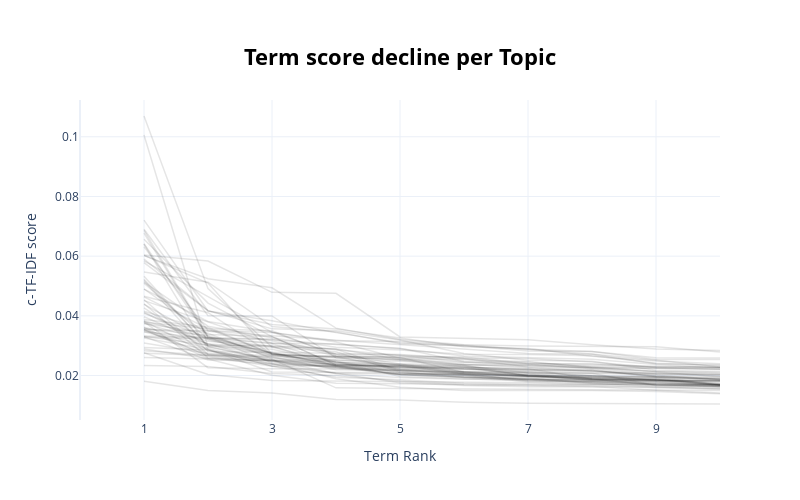

Notebook cell for this chart:
### Code cell
topic_model.visualize_term_rank()

### Figure 1 — Plotly figure (JSON) as saved in the notebook; plotly's stock layout.template omitted (floating-point values rounded to 4 significant figures)
{"data": [{"hovertext": "<b>Topic -1</b>:nervousness_fortyfive_tylenol_she_", "line": {"color": "black", "width": 1.5}, "mode": "lines+lines", "name": "", "opacity": 0.1, "type": "scatter", "x": [1, 2, 3, 4, 5, 6, 7, 8, 9, 10], "y": [0.01809, 0.01497, 0.01411, 0.01197, 0.0118, 0.01105, 0.01072, 0.0106, 0.0105, 0.01046]}, {"hovertext": "<b>Topic 0</b>:pain_tums_motrin_back_epigastric_on", "line": {"color": "black", "width": 1.5}, "mode": "lines+lines", "name": "", "opacity": 0.1, "type": "scatter", "x": [1, 2, 3, 4, 5, 6, 7, 8, 9, 10], "y": [0.02763, 0.02038, 0.01834, 0.01816, 0.01805, 0.01764, 0.01762, 0.01712, 0.0171, 0.01672]}, {"hovertext": "<b>Topic 1</b>:twentysix_palpitations_episodes_ago", "line": {"color": "black", "width": 1.5}, "mode": "lines+lines", "name": "", "opacity": 0.1, "type": "scatter", "x": [1, 2, 3, 4, 5, 6, 7, 8, 9, 10], "y": [0.02334, 0.02307, 0.02069, 0.02002, 0.01821, 0.01695, 0.01663, 0.01632, 0.01506, 0.01414]}, {"hovertext": "<b>Topic 2</b>:periods_six_months_cancer_every_hea", "line": {"color": "black", "width": 1.5}, "mode": "lines+lines", "name": "", "opacity": 0.1, "type": "scatter", "x": [1, 2, 3, 4, 5, 6, 7, 8, 9, 10], "y": [0.03471, 0.03247, 0.02769, 0.02329, 0.02181, 0.02066, 0.0196, 0.01884, 0.01821, 0.01812]}, {"hovertext": "<b>Topic 3</b>:son_sixtyseven_htn_sleeping_ambien_", "line": {"color": "black", "width": 1.5}, "mode": "lines+lines", "name": "", "opacity": 0.1, "type": "scatter", "x": [1, 2, 3, 4, 5, 6, 7, 8, 9, 10], "y": [0.03525, 0.02682, 0.02523, 0.02359, 0.02317, 0.02137, 0.02129, 0.01989, 0.0194, 0.01868]}, {"hovertext": "<b>Topic 4</b>:periods_fortyfour_irregular_vaginal", "line": {"color": "black", "width": 1.5}, "mode": "lines+lines", "name": "", "opacity": 0.1, "type": "scatter", "x": [1, 2, 3, 4, 5, 6, 7, 8, 9, 10], "y": [0.03327, 0.03275, 0.03093, 0.02861, 0.02671, 0.02456, 0.02342, 0.02257, 0.02144, 0.02102]}, {"hovertext": "<b>Topic 5</b>:he_mr_hamilton_pain_tums_motrin_bac", "line": {"color": "black", "width": 1.5}, "mode": "lines+lines", "name": "", "opacity": 0.1, "type": "scatter", "x": [1, 2, 3, 4, 5, 6, 7, 8, 9, 10], "y": [0.03318, 0.03014, 0.02994, 0.02878, 0.02163, 0.02027, 0.01857, 0.01766, 0.0172, 0.01711]}, {"hovertext": "<b>Topic 6</b>:headache_yesterday_bending_head_dul", "line": {"color": "black", "width": 1.5}, "mode": "lines+lines", "name": "", "opacity": 0.1, "type": "scatter", "x": [1, 2, 3, 4, 5, 6, 7, 8, 9, 10], "y": [0.03255, 0.02875, 0.02117, 0.02113, 0.02094, 0.01965, 0.01914, 0.01737, 0.01679, 0.01621]}, {"hovertext": "<b>Topic 7</b>:whelan_episodes_palpitations_ms_twe", "line": {"color": "black", "width": 1.5}, "mode": "lines+lines", "name": "", "opacity": 0.1, "type": "scatter", "x": [1, 2, 3, 4, 5, 6, 7, 8, 9, 10], "y": [0.03303, 0.02523, 0.02516, 0.02381, 0.0228, 0.0226, 0.02008, 0.01901, 0.01839, 0.01678]}, {"hovertext": "<b>Topic 8</b>:madden_headache_yesterday_she_migra", "line": {"color": "black", "width": 1.5}, "mode": "lines+lines", "name": "", "opacity": 0.1, "type": "scatter", "x": [1, 2, 3, 4, 5, 6, 7, 8, 9, 10], "y": [0.03881, 0.03619, 0.02713, 0.02295, 0.02286, 0.02086, 0.0202, 0.01964, 0.01948, 0.01909]}, {"hovertext": "<b>Topic 9</b>:chad_he_hamilton_pain_tums_motrin_b", "line": {"color": "black", "width": 1.5}, "mode": "lines+lines", "name": "", "opacity": 0.1, "type": "scatter", "x": [1, 2, 3, 4, 5, 6, 7, 8, 9, 10], "y": [0.03972, 0.03053, 0.02949, 0.02794, 0.02121, 0.01935, 0.01847, 0.01774, 0.01737, 0.01697]}, {"hovertext": "<b>Topic 10</b>:seventeen_heart_adderall_thyroid_f", "line": {"color": "black", "width": 1.5}, "mode": "lines+lines", "name": "", "opacity": 0.1, "type": "scatter", "x": [1, 2, 3, 4, 5, 6, 7, 8, 9, 10], "y": [0.02747, 0.02669, 0.02636, 0.02526, 0.02372, 0.02228, 0.02142, 0.02094, 0.02087, 0.02021]}, {"hovertext": "<b>Topic 11</b>:moore_nervousness_fortyfive_she_pr", "line": {"color": "black", "width": 1.5}, "mode": "lines+lines", "name": "", "opacity": 0.1, "type": "scatter", "x": [1, 2, 3, 4, 5, 6, 7, 8, 9, 10], "y": [0.03745, 0.03416, 0.02566, 0.02485, 0.02085, 0.02015, 0.01887, 0.01797, 0.01748, 0.01636]}, {"hovertext": "<b>Topic 12</b>:wicks_son_she_sixtyseven_ambien_ht", "line": {"color": "black", "width": 1.5}, "mode": "lines+lines", "name": "", "opacity": 0.1, "type": "scatter", "x": [1, 2, 3, 4, 5, 6, 7, 8, 9, 10], "y": [0.03785, 0.03565, 0.02731, 0.0264, 0.02633, 0.02624, 0.02403, 0.02393, 0.02267, 0.02213]}, {"hovertext": "<b>Topic 13</b>:edie_whelan_palpitations_episodes_", "line": {"color": "black", "width": 1.5}, "mode": "lines+lines", "name": "", "opacity": 0.1, "type": "scatter", "x": [1, 2, 3, 4, 5, 6, 7, 8, 9, 10], "y": [0.04382, 0.0319, 0.02762, 0.02337, 0.02327, 0.02044, 0.02038, 0.01832, 0.01781, 0.01687]}, {"hovertext": "<b>Topic 14</b>:asthma_albuterol_deep_inhaler_shar", "line": {"color": "black", "width": 1.5}, "mode": "lines+lines", "name": "", "opacity": 0.1, "type": "scatter", "x": [1, 2, 3, 4, 5, 6, 7, 8, 9, 10], "y": [0.05844, 0.04652, 0.03447, 0.03169, 0.03137, 0.03026, 0.0287, 0.02723, 0.02511, 0.02289]}, {"hovertext": "<b>Topic 15</b>:headache_yesterday_hpi_head_dull_b", "line": {"color": "black", "width": 1.5}, "mode": "lines+lines", "name": "", "opacity": 0.1, "type": "scatter", "x": [1, 2, 3, 4, 5, 6, 7, 8, 9, 10], "y": [0.03546, 0.02574, 0.02378, 0.02082, 0.02047, 0.02005, 0.01981, 0.01896, 0.01665, 0.01644]}, {"hovertext": "<b>Topic 16</b>:karin_moore_nervousness_she_fortyf", "line": {"color": "black", "width": 1.5}, "mode": "lines+lines", "name": "", "opacity": 0.1, "type": "scatter", "x": [1, 2, 3, 4, 5, 6, 7, 8, 9, 10], "y": [0.04637, 0.03568, 0.035, 0.02664, 0.02604, 0.02111, 0.021, 0.02077, 0.0167, 0.0164]}, {"hovertext": "<b>Topic 17</b>:nervousness_fortyfive_hpi_husband_", "line": {"color": "black", "width": 1.5}, "mode": "lines+lines", "name": "", "opacity": 0.1, "type": "scatter", "x": [1, 2, 3, 4, 5, 6, 7, 8, 9, 10], "y": [0.02834, 0.02683, 0.02406, 0.01891, 0.0161, 0.01502, 0.01501, 0.01498, 0.01463, 0.01388]}, {"hovertext": "<b>Topic 18</b>:rlq_ibuprofen_ten_watery_diarrhea_", "line": {"color": "black", "width": 1.5}, "mode": "lines+lines", "name": "", "opacity": 0.1, "type": "scatter", "x": [1, 2, 3, 4, 5, 6, 7, 8, 9, 10], "y": [0.03465, 0.02907, 0.02377, 0.02326, 0.0228, 0.02267, 0.02238, 0.02193, 0.01966, 0.01855]}, {"hovertext": "<b>Topic 19</b>:loraine_wicks_son_sixtyseven_sleep", "line": {"color": "black", "width": 1.5}, "mode": "lines+lines", "name": "", "opacity": 0.1, "type": "scatter", "x": [1, 2, 3, 4, 5, 6, 7, 8, 9, 10], "y": [0.04893, 0.03811, 0.03461, 0.02713, 0.02676, 0.02585, 0.02575, 0.02451, 0.02268, 0.02266]}, {"hovertext": "<b>Topic 20</b>:pt_nervousness_fortyfive_professor", "line": {"color": "black", "width": 1.5}, "mode": "lines+lines", "name": "", "opacity": 0.1, "type": "scatter", "x": [1, 2, 3, 4, 5, 6, 7, 8, 9, 10], "y": [0.05326, 0.02968, 0.02544, 0.01589, 0.01562, 0.0155, 0.01542, 0.01508, 0.01504, 0.01497]}, {"hovertext": "<b>Topic 21</b>:dillon_cleveland_adderall_heart_he", "line": {"color": "black", "width": 1.5}, "mode": "lines+lines", "name": "", "opacity": 0.1, "type": "scatter", "x": [1, 2, 3, 4, 5, 6, 7, 8, 9, 10], "y": [0.05128, 0.03653, 0.03266, 0.0295, 0.02852, 0.02713, 0.02703, 0.02666, 0.02415, 0.02327]}, {"hovertext": "<b>Topic 22</b>:cleveland_adderall_mr_he_heart_sev", "line": {"color": "black", "width": 1.5}, "mode": "lines+lines", "name": "", "opacity": 0.1, "type": "scatter", "x": [1, 2, 3, 4, 5, 6, 7, 8, 9, 10], "y": [0.04509, 0.03791, 0.03085, 0.03055, 0.02897, 0.02655, 0.02598, 0.02544, 0.02369, 0.02262]}, {"hovertext": "<b>Topic 23</b>:heart_pounding_seventeen_thyroid_a", "line": {"color": "black", "width": 1.5}, "mode": "lines+lines", "name": "", "opacity": 0.1, "type": "scatter", "x": [1, 2, 3, 4, 5, 6, 7, 8, 9, 10], "y": [0.03576, 0.03343, 0.02673, 0.02508, 0.0248, 0.02381, 0.02269, 0.02145, 0.02069, 0.02031]}, {"hovertext": "<b>Topic 24</b>:nervousness_fortyfive_she_lectures", "line": {"color": "black", "width": 1.5}, "mode": "lines+lines", "name": "", "opacity": 0.1, "type": "scatter", "x": [1, 2, 3, 4, 5, 6, 7, 8, 9, 10], "y": [0.03602, 0.02636, 0.0231, 0.01945, 0.0186, 0.01744, 0.01707, 0.01706, 0.01682, 0.01673]}, {"hovertext": "<b>Topic 25</b>:asthma_albuterol_smith_he_deep_ind", "line": {"color": "black", "width": 1.5}, "mode": "lines+lines", "name": "", "opacity": 0.1, "type": "scatter", "x": [1, 2, 3, 4, 5, 6, 7, 8, 9, 10], "y": [0.06018, 0.05244, 0.04939, 0.03588, 0.0321, 0.03033, 0.02992, 0.02987, 0.02966, 0.02788]}, {"hovertext": "<b>Topic 26</b>:asthma_kane_albuterol_smith_deep_s", "line": {"color": "black", "width": 1.5}, "mode": "lines+lines", "name": "", "opacity": 0.1, "type": "scatter", "x": [1, 2, 3, 4, 5, 6, 7, 8, 9, 10], "y": [0.06038, 0.05835, 0.04789, 0.04757, 0.03292, 0.03251, 0.03199, 0.03034, 0.02891, 0.02842]}, {"hovertext": "<b>Topic 27</b>:nervousness_fortyfive_she_english_", "line": {"color": "black", "width": 1.5}, "mode": "lines+lines", "name": "", "opacity": 0.1, "type": "scatter", "x": [1, 2, 3, 4, 5, 6, 7, 8, 9, 10], "y": [0.02943, 0.02853, 0.02315, 0.02079, 0.0176, 0.01664, 0.01623, 0.01623, 0.01612, 0.01548]}, {"hovertext": "<b>Topic 28</b>:pt_headache_yesterday_head_dull_be", "line": {"color": "black", "width": 1.5}, "mode": "lines+lines", "name": "", "opacity": 0.1, "type": "scatter", "x": [1, 2, 3, 4, 5, 6, 7, 8, 9, 10], "y": [0.06417, 0.03302, 0.02412, 0.02276, 0.02029, 0.01955, 0.01867, 0.01865, 0.01697, 0.01619]}, {"hovertext": "<b>Topic 29</b>:nervousness_cc_fortyfive_hpi_profe", "line": {"color": "black", "width": 1.5}, "mode": "lines+lines", "name": "", "opacity": 0.1, "type": "scatter", "x": [1, 2, 3, 4, 5, 6, 7, 8, 9, 10], "y": [0.04541, 0.02716, 0.0252, 0.02058, 0.01933, 0.01877, 0.01868, 0.0186, 0.01848, 0.01738]}, {"hovertext": "<b>Topic 30</b>:asthma_albuterol_deep_sharp_chest_", "line": {"color": "black", "width": 1.5}, "mode": "lines+lines", "name": "", "opacity": 0.1, "type": "scatter", "x": [1, 2, 3, 4, 5, 6, 7, 8, 9, 10], "y": [0.0578, 0.04166, 0.03837, 0.03438, 0.03098, 0.02984, 0.02881, 0.02802, 0.02541, 0.0254]}, {"hovertext": "<b>Topic 31</b>:and_she_fortyfive_of_her_nervousne", "line": {"color": "black", "width": 1.5}, "mode": "lines+lines", "name": "", "opacity": 0.1, "type": "scatter", "x": [1, 2, 3, 4, 5, 6, 7, 8, 9, 10], "y": [0.02893, 0.02571, 0.02498, 0.02309, 0.02072, 0.02059, 0.01824, 0.01796, 0.01783, 0.01654]}, {"hovertext": "<b>Topic 32</b>:headache_pmhx_yesterday_migraines_", "line": {"color": "black", "width": 1.5}, "mode": "lines+lines", "name": "", "opacity": 0.1, "type": "scatter", "x": [1, 2, 3, 4, 5, 6, 7, 8, 9, 10], "y": [0.038, 0.02262, 0.02225, 0.02223, 0.02158, 0.02106, 0.01972, 0.01909, 0.01905, 0.01675]}, {"hovertext": "<b>Topic 33</b>:powelton_rlq_ibuprofen_pain_nine_h", "line": {"color": "black", "width": 1.5}, "mode": "lines+lines", "name": "", "opacity": 0.1, "type": "scatter", "x": [1, 2, 3, 4, 5, 6, 7, 8, 9, 10], "y": [0.05228, 0.02994, 0.02877, 0.02441, 0.02399, 0.02357, 0.02324, 0.0227, 0.02227, 0.02205]}, {"hovertext": "<b>Topic 34</b>:headache_yesterday_migraines_pmh_t", "line": {"color": "black", "width": 1.5}, "mode": "lines+lines", "name": "", "opacity": 0.1, "type": "scatter", "x": [1, 2, 3, 4, 5, 6, 7, 8, 9, 10], "y": [0.04265, 0.02837, 0.02481, 0.02284, 0.02044, 0.02043, 0.01985, 0.01982, 0.01845, 0.0183]}, {"hovertext": "<b>Topic 35</b>:ibuprofen_rlq_watery_ten_nine_hpi_", "line": {"color": "black", "width": 1.5}, "mode": "lines+lines", "name": "", "opacity": 0.1, "type": "scatter", "x": [1, 2, 3, 4, 5, 6, 7, 8, 9, 10], "y": [0.03617, 0.03064, 0.02465, 0.02248, 0.02223, 0.02217, 0.02085, 0.02054, 0.02039, 0.01978]}, {"hovertext": "<b>Topic 36</b>:pt_thyroid_heart_pressure_seventee", "line": {"color": "black", "width": 1.5}, "mode": "lines+lines", "name": "", "opacity": 0.1, "type": "scatter", "x": [1, 2, 3, 4, 5, 6, 7, 8, 9, 10], "y": [0.05184, 0.02795, 0.02778, 0.02742, 0.02701, 0.02575, 0.02383, 0.02231, 0.02047, 0.02039]}, {"hovertext": "<b>Topic 37</b>:asthma_pt_albuterol_sharp_inhaler_", "line": {"color": "black", "width": 1.5}, "mode": "lines+lines", "name": "", "opacity": 0.1, "type": "scatter", "x": [1, 2, 3, 4, 5, 6, 7, 8, 9, 10], "y": [0.05468, 0.0513, 0.03642, 0.03458, 0.03062, 0.02999, 0.02819, 0.02807, 0.02594, 0.02589]}, {"hovertext": "<b>Topic 38</b>:ha_yesterday_photophobia_migraines", "line": {"color": "black", "width": 1.5}, "mode": "lines+lines", "name": "", "opacity": 0.1, "type": "scatter", "x": [1, 2, 3, 4, 5, 6, 7, 8, 9, 10], "y": [0.1006, 0.02963, 0.02503, 0.02474, 0.01964, 0.01895, 0.01816, 0.01793, 0.01706, 0.01683]}, {"hovertext": "<b>Topic 39</b>:whalen_ed_episodes_palpitations_tw", "line": {"color": "black", "width": 1.5}, "mode": "lines+lines", "name": "", "opacity": 0.1, "type": "scatter", "x": [1, 2, 3, 4, 5, 6, 7, 8, 9, 10], "y": [0.06775, 0.03262, 0.03062, 0.02457, 0.02354, 0.02325, 0.02096, 0.01997, 0.01835, 0.01825]}, {"hovertext": "<b>Topic 40</b>:moore_nervousness_she_hpi_fortyfiv", "line": {"color": "black", "width": 1.5}, "mode": "lines+lines", "name": "", "opacity": 0.1, "type": "scatter", "x": [1, 2, 3, 4, 5, 6, 7, 8, 9, 10], "y": [0.03539, 0.03492, 0.03166, 0.02657, 0.02513, 0.02293, 0.01973, 0.01921, 0.01902, 0.01889]}, {"hovertext": "<b>Topic 41</b>:lorraine_wicks_son_ambien_sixtysev", "line": {"color": "black", "width": 1.5}, "mode": "lines+lines", "name": "", "opacity": 0.1, "type": "scatter", "x": [1, 2, 3, 4, 5, 6, 7, 8, 9, 10], "y": [0.06312, 0.03505, 0.03442, 0.03123, 0.02581, 0.02366, 0.02354, 0.02316, 0.02296, 0.02281]}, {"hovertext": "<b>Topic 42</b>:fortyfive_nervousness_husband_chan", "line": {"color": "black", "width": 1.5}, "mode": "lines+lines", "name": "", "opacity": 0.1, "type": "scatter", "x": [1, 2, 3, 4, 5, 6, 7, 8, 9, 10], "y": [0.02607, 0.02552, 0.02007, 0.01741, 0.01725, 0.01695, 0.01682, 0.01676, 0.01589, 0.01545]}, {"hovertext": "<b>Topic 43</b>:nervousness_fortyfive_patient_she_", "line": {"color": "black", "width": 1.5}, "mode": "lines+lines", "name": "", "opacity": 0.1, "type": "scatter", "x": [1, 2, 3, 4, 5, 6, 7, 8, 9, 10], "y": [0.03823, 0.02715, 0.02604, 0.02355, 0.02035, 0.01932, 0.01875, 0.01824, 0.01809, 0.01808]}, {"hovertext": "<b>Topic 44</b>:pt_rlq_ibuprofen_ten_eight_pain_ni", "line": {"color": "black", "width": 1.5}, "mode": "lines+lines", "name": "", "opacity": 0.1, "type": "scatter", "x": [1, 2, 3, 4, 5, 6, 7, 8, 9, 10], "y": [0.049, 0.03377, 0.03311, 0.02348, 0.02323, 0.02199, 0.02194, 0.02169, 0.01981, 0.01892]}, {"hovertext": "<b>Topic 45</b>:suzanne_powelton_quadrant_pain_she", "line": {"color": "black", "width": 1.5}, "mode": "lines+lines", "name": "", "opacity": 0.1, "type": "scatter", "x": [1, 2, 3, 4, 5, 6, 7, 8, 9, 10], "y": [0.06032, 0.05097, 0.02721, 0.02604, 0.02525, 0.02436, 0.02393, 0.0237, 0.02311, 0.0228]}, {"hovertext": "<b>Topic 46</b>:anxiety_fortyfive_nervousness_hx_s", "line": {"color": "black", "width": 1.5}, "mode": "lines+lines", "name": "", "opacity": 0.1, "type": "scatter", "x": [1, 2, 3, 4, 5, 6, 7, 8, 9, 10], "y": [0.04407, 0.02596, 0.02486, 0.02257, 0.02177, 0.02086, 0.01974, 0.01857, 0.01854, 0.01702]}, {"hovertext": "<b>Topic 47</b>:fortyfive_nervousness_co_cups_engl", "line": {"color": "black", "width": 1.5}, "mode": "lines+lines", "name": "", "opacity": 0.1, "type": "scatter", "x": [1, 2, 3, 4, 5, 6, 7, 8, 9, 10], "y": [0.03526, 0.03007, 0.02693, 0.02639, 0.02217, 0.02033, 0.01968, 0.01937, 0.01866, 0.01697]}, {"hovertext": "<b>Topic 48</b>:he_pain_mr_tums_back_epigastric_on", "line": {"color": "black", "width": 1.5}, "mode": "lines+lines", "name": "", "opacity": 0.1, "type": "scatter", "x": [1, 2, 3, 4, 5, 6, 7, 8, 9, 10], "y": [0.05096, 0.03225, 0.02985, 0.02315, 0.0203, 0.01941, 0.01903, 0.01854, 0.01851, 0.01829]}, {"hovertext": "<b>Topic 49</b>:nervousness_professor_english_fort", "line": {"color": "black", "width": 1.5}, "mode": "lines+lines", "name": "", "opacity": 0.1, "type": "scatter", "x": [1, 2, 3, 4, 5, 6, 7, 8, 9, 10], "y": [0.03749, 0.03146, 0.0297, 0.02899, 0.02535, 0.02343, 0.01993, 0.01923, 0.01877, 0.01691]}, {"hovertext": "<b>Topic 50</b>:whalen_edie_episodes_twentysix_pal", "line": {"color": "black", "width": 1.5}, "mode": "lines+lines", "name": "", "opacity": 0.1, "type": "scatter", "x": [1, 2, 3, 4, 5, 6, 7, 8, 9, 10], "y": [0.06568, 0.04428, 0.03302, 0.02367, 0.02312, 0.0226, 0.02231, 0.01882, 0.01808, 0.01684]}, {"hovertext": "<b>Topic 51</b>:dillion_cleveland_adderall_heart_p", "line": {"color": "black", "width": 1.5}, "mode": "lines+lines", "name": "", "opacity": 0.1, "type": "scatter", "x": [1, 2, 3, 4, 5, 6, 7, 8, 9, 10], "y": [0.07207, 0.04162, 0.03707, 0.03558, 0.03262, 0.02968, 0.02904, 0.02646, 0.02488, 0.02398]}, {"hovertext": "<b>Topic 52</b>:miss_madden_headache_yesterday_she", "line": {"color": "black", "width": 1.5}, "mode": "lines+lines", "name": "", "opacity": 0.1, "type": "scatter", "x": [1, 2, 3, 4, 5, 6, 7, 8, 9, 10], "y": [0.06901, 0.04003, 0.03999, 0.02592, 0.02342, 0.023, 0.02183, 0.0214, 0.02006, 0.01868]}, {"hovertext": "<b>Topic 53</b>:hx_nervousness_fortyfive_care_moth", "line": {"color": "black", "width": 1.5}, "mode": "lines+lines", "name": "", "opacity": 0.1, "type": "scatter", "x": [1, 2, 3, 4, 5, 6, 7, 8, 9, 10], "y": [0.04121, 0.0305, 0.02736, 0.02378, 0.02362, 0.02076, 0.01995, 0.01866, 0.01856, 0.01836]}, {"hovertext": "<b>Topic 54</b>:clevland_adderall_heart_pounding_m", "line": {"color": "black", "width": 1.5}, "mode": "lines+lines", "name": "", "opacity": 0.1, "type": "scatter", "x": [1, 2, 3, 4, 5, 6, 7, 8, 9, 10], "y": [0.04155, 0.035, 0.03331, 0.03184, 0.03037, 0.02894, 0.02742, 0.02716, 0.02399, 0.02364]}, {"hovertext": "<b>Topic 55</b>:ha_pt_yesterday_constant_eight_mar", "line": {"color": "black", "width": 1.5}, "mode": "lines+lines", "name": "", "opacity": 0.1, "type": "scatter", "x": [1, 2, 3, 4, 5, 6, 7, 8, 9, 10], "y": [0.107, 0.04911, 0.02954, 0.02437, 0.02265, 0.02224, 0.02195, 0.02172, 0.01952, 0.01868]}, {"hovertext": "<b>Topic 56</b>:zero_headache_ibuprofen_yesterday_", "line": {"color": "black", "width": 1.5}, "mode": "lines+lines", "name": "", "opacity": 0.1, "type": "scatter", "x": [1, 2, 3, 4, 5, 6, 7, 8, 9, 10], "y": [0.06404, 0.02868, 0.02317, 0.02317, 0.02129, 0.01992, 0.01792, 0.01743, 0.01627, 0.01586]}, {"hovertext": "<b>Topic 57</b>:nervousness_english_professor_moth", "line": {"color": "black", "width": 1.5}, "mode": "lines+lines", "name": "", "opacity": 0.1, "type": "scatter", "x": [1, 2, 3, 4, 5, 6, 7, 8, 9, 10], "y": [0.03285, 0.03229, 0.02624, 0.02191, 0.02177, 0.02117, 0.02075, 0.01878, 0.01852, 0.01751]}, {"hovertext": "<b>Topic 58</b>:hangover_ever_headache_yesterday_w", "line": {"color": "black", "width": 1.5}, "mode": "lines+lines", "name": "", "opacity": 0.1, "type": "scatter", "x": [1, 2, 3, 4, 5, 6, 7, 8, 9, 10], "y": [0.05898, 0.04175, 0.03564, 0.03499, 0.0319, 0.02738, 0.02509, 0.02476, 0.02178, 0.02139]}, {"hovertext": "<b>Topic 59</b>:headache_madden_ms_migraines_she_s", "line": {"color": "black", "width": 1.5}, "mode": "lines+lines", "name": "", "opacity": 0.1, "type": "scatter", "x": [1, 2, 3, 4, 5, 6, 7, 8, 9, 10], "y": [0.04654, 0.04105, 0.02713, 0.02594, 0.02555, 0.02527, 0.02469, 0.02258, 0.02242, 0.0223]}, {"hovertext": "<b>Topic 60</b>:english_professor_nervousness_fort", "line": {"color": "black", "width": 1.5}, "mode": "lines+lines", "name": "", "opacity": 0.1, "type": "scatter", "x": [1, 2, 3, 4, 5, 6, 7, 8, 9, 10], "y": [0.04086, 0.0327, 0.03225, 0.02712, 0.02391, 0.02115, 0.02018, 0.02, 0.01977, 0.01946]}, {"hovertext": "<b>Topic 61</b>:overwhelmed_she_anxiety_feels_home", "line": {"color": "black", "width": 1.5}, "mode": "lines+lines", "name": "", "opacity": 0.1, "type": "scatter", "x": [1, 2, 3, 4, 5, 6, 7, 8, 9, 10], "y": [0.03094, 0.02736, 0.02668, 0.02636, 0.02614, 0.02561, 0.02285, 0.02254, 0.02117, 0.01958]}, {"hovertext": "<b>Topic 62</b>:libido_decreased_nervousness_forty", "line": {"color": "black", "width": 1.5}, "mode": "lines+lines", "name": "", "opacity": 0.1, "type": "scatter", "x": [1, 2, 3, 4, 5, 6, 7, 8, 9, 10], "y": [0.06863, 0.03299, 0.02737, 0.02411, 0.02211, 0.02129, 0.0201, 0.01949, 0.0194, 0.01696]}, {"hovertext": "<b>Topic 63</b>:nervous_work_husband_fortyfive_co_", "line": {"color": "black", "width": 1.5}, "mode": "lines+lines", "name": "", "opacity": 0.1, "type": "scatter", "x": [1, 2, 3, 4, 5, 6, 7, 8, 9, 10], "y": [0.03838, 0.03258, 0.032, 0.03042, 0.02915, 0.02468, 0.02442, 0.02297, 0.02135, 0.0207]}], "layout": {"height": 500, "hoverlabel": {"bgcolor": "white", "font": {"family": "Rockwell", "size": 16}}, "showlegend": false, "title": {"font": {"color": "Black", "size": 22}, "text": "<b>Term score decline per Topic</b>", "x": 0.5, "xanchor": "center", "y": 0.9, "yanchor": "top"}, "width": 800, "xaxis": {"dtick": 2, "range": [0, 10], "tick0": 1, "title": {"text": "Term Rank"}, "type": "linear"}, "yaxis": {"autorange": true, "range": [0.005103, 0.1123], "title": {"text": "c-TF-IDF score"}, "type": "linear"}}}
